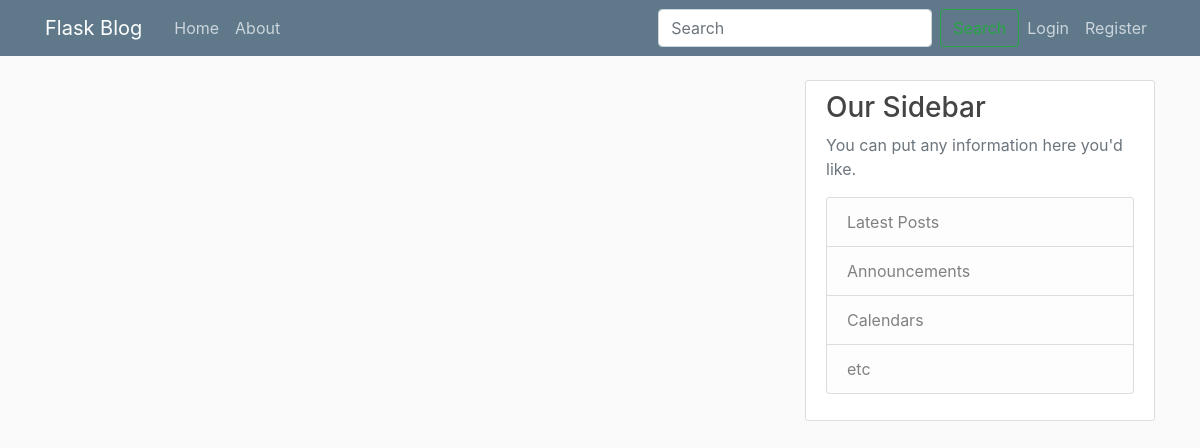
/home, run on an earlier commit of the app's database.
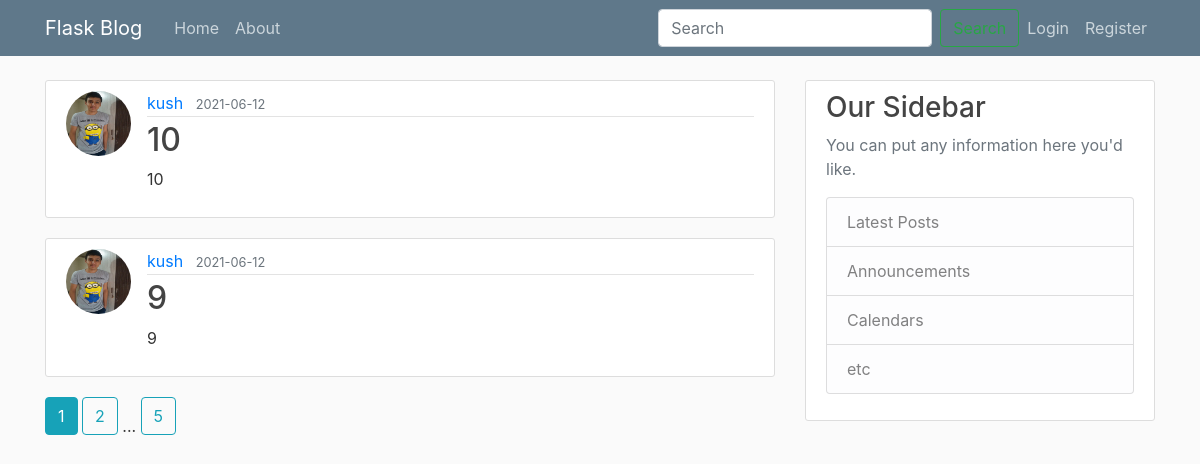
And on a later commit of the database.
### flaskblog/models.py (models this page shows, shortened)
class Post(db.Model):
    id = db.Column(db.Integer, primary_key=True)
    title = db.Column(db.String(100), nullable=False)
    date_posted = db.Column(db.DateTime, nullable=False, default=datetime.utcnow)
    content = db.Column(db.Text, nullable=False)
    user_id = db.Column(db.Integer, db.ForeignKey('user.id'), nullable=False)

class User(db.Model, UserMixin):
    id = db.Column(db.Integer, primary_key=True)
    username = db.Column(db.String(20), unique=True, nullable=False)
    email = db.Column(db.String(120), unique=True, nullable=False)
    image_file = db.Column(db.String(20), nullable=False, default='default.jpg')
    password = db.Column(db.String(60), nullable=False)
    posts = db.relationship('Post', backref='author', lazy=True)

### flaskblog/main/routes.py (the view)
@main.route('/')
@main.route('/home')
def home():
    page = request.args.get('page', 1, type=int)
    q = request.args.get('q')
    if q:
        posts = Post.query.filter(Post.title.contains(q)).order_by(Post.date_posted.desc()).paginate(page=page, per_page=2)
    else:
        posts = Post.query.order_by(Post.date_posted.desc()).paginate(page=page, per_page=2)
    return render_template('home.html', posts=posts)

### flaskblog/templates/home.html
{% extends 'layout.html' %}
{% block content %}
    {% for post in posts.items %}
        <article class="media content-section">
          <img class="rounded-circle article-img" src="{{ url_for('static', filename='profile_pics/' + post.author.image_file) }}">
          <div class="media-body">
            <div class="article-metadata">
              <a class="mr-2" href="{{ url_for('users.user_posts', username=post.author.username) }}">{{ post.author.username }}</a>
              <small class="text-muted">{{ post.date_posted.strftime('%Y-%m-%d') }}</small>
            </div>
            <h2><a class="article-title" href="{{ url_for('posts.post', post_id=post.id) }}">{{ post.title }}</a></h2>
            <p class="article-content">{{ post.content }}</p>
          </div>
        </article>
    {% endfor %}
    {% for page_num in posts.iter_pages(left_edge=1, right_edge=1, left_current=1, right_current=2) %}
        {% if page_num %}
        {% if posts.page == page_num %}
          <a class="btn btn-info mb-4" href="{{ url_for('main.home', page=page_num) }}">{{ page_num }}</a>
        {% else %}
          <a class="btn btn-outline-info mb-4" href="{{ url_for('main.home', page=page_num) }}">{{ page_num }}</a>
        {% endif %}
      {% else %}
        ...
      {% endif %}
    {% endfor %}
{% endblock content %}

What changed in the data, as far as the page shows it:
added Post: image_file (picture), author.username "kush", date_posted "2021-06-12", title "10", content "10"
added Post: image_file (picture), author.username "kush", date_posted "2021-06-12", title "9", content "9"
Also different on the page:
new list line: "1"
new list line: "2"
new list line: "5"
